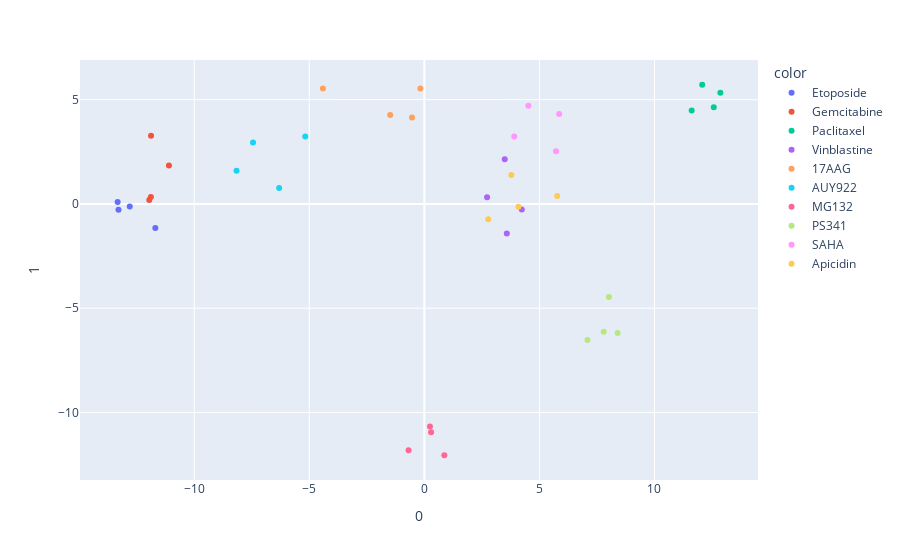

Write notebook code for a chart like this one.
### Code cell
import plotly.express as px
import plotly.graph_objects as go
fig = px.scatter(training_X2, x=0, y=1, color=training_label)


fig.show()

### Figure 1 — Plotly figure (JSON) as saved in the notebook; plotly's stock layout.template omitted (floating-point values rounded to 4 significant figures)
{"data": [{"hovertemplate": "color=Etoposide<br>0=%{x}<br>1=%{y}<extra></extra>", "legendgroup": "Etoposide", "marker": {"color": "#636efa", "symbol": "circle"}, "mode": "markers", "name": "Etoposide", "orientation": "v", "showlegend": true, "type": "scatter", "x": [-13.33, -11.69, -13.29, -12.8], "xaxis": "x", "y": [0.09445, -1.152, -0.2775, -0.1239], "yaxis": "y"}, {"hovertemplate": "color=Gemcitabine<br>0=%{x}<br>1=%{y}<extra></extra>", "legendgroup": "Gemcitabine", "marker": {"color": "#EF553B", "symbol": "circle"}, "mode": "markers", "name": "Gemcitabine", "orientation": "v", "showlegend": true, "type": "scatter", "x": [-11.1, -11.88, -11.88, -11.95], "xaxis": "x", "y": [1.841, 3.274, 0.3343, 0.1845], "yaxis": "y"}, {"hovertemplate": "color=Paclitaxel<br>0=%{x}<br>1=%{y}<extra></extra>", "legendgroup": "Paclitaxel", "marker": {"color": "#00cc96", "symbol": "circle"}, "mode": "markers", "name": "Paclitaxel", "orientation": "v", "showlegend": true, "type": "scatter", "x": [12.86, 12.07, 11.62, 12.58], "xaxis": "x", "y": [5.328, 5.716, 4.477, 4.642], "yaxis": "y"}, {"hovertemplate": "color=Vinblastine<br>0=%{x}<br>1=%{y}<extra></extra>", "legendgroup": "Vinblastine", "marker": {"color": "#ab63fa", "symbol": "circle"}, "mode": "markers", "name": "Vinblastine", "orientation": "v", "showlegend": true, "type": "scatter", "x": [2.726, 4.234, 3.583, 3.494], "xaxis": "x", "y": [0.3155, -0.2677, -1.418, 2.14], "yaxis": "y"}, {"hovertemplate": "color=17AAG<br>0=%{x}<br>1=%{y}<extra></extra>", "legendgroup": "17AAG", "marker": {"color": "#FFA15A", "symbol": "circle"}, "mode": "markers", "name": "17AAG", "orientation": "v", "showlegend": true, "type": "scatter", "x": [-0.1727, -4.408, -1.484, -0.5356], "xaxis": "x", "y": [5.532, 5.536, 4.264, 4.144], "yaxis": "y"}, {"hovertemplate": "color=AUY922<br>0=%{x}<br>1=%{y}<extra></extra>", "legendgroup": "AUY922", "marker": {"color": "#19d3f3", "symbol": "circle"}, "mode": "markers", "name": "AUY922", "orientation": "v", "showlegend": true, "type": "scatter", "x": [-7.446, -5.175, -6.31, -8.162], "xaxis": "x", "y": [2.952, 3.234, 0.7671, 1.593], "yaxis": "y"}, {"hovertemplate": "color=MG132<br>0=%{x}<br>1=%{y}<extra></extra>", "legendgroup": "MG132", "marker": {"color": "#FF6692", "symbol": "circle"}, "mode": "markers", "name": "MG132", "orientation": "v", "showlegend": true, "type": "scatter", "x": [-0.6849, 0.2436, 0.2927, 0.8695], "xaxis": "x", "y": [-11.81, -10.68, -10.95, -12.05], "yaxis": "y"}, {"hovertemplate": "color=PS341<br>0=%{x}<br>1=%{y}<extra></extra>", "legendgroup": "PS341", "marker": {"color": "#B6E880", "symbol": "circle"}, "mode": "markers", "name": "PS341", "orientation": "v", "showlegend": true, "type": "scatter", "x": [8.02, 8.4, 7.089, 7.793], "xaxis": "x", "y": [-4.458, -6.186, -6.53, -6.134], "yaxis": "y"}, {"hovertemplate": "color=SAHA<br>0=%{x}<br>1=%{y}<extra></extra>", "legendgroup": "SAHA", "marker": {"color": "#FF97FF", "symbol": "circle"}, "mode": "markers", "name": "SAHA", "orientation": "v", "showlegend": true, "type": "scatter", "x": [5.723, 4.52, 5.86, 3.906], "xaxis": "x", "y": [2.523, 4.711, 4.309, 3.234], "yaxis": "y"}, {"hovertemplate": "color=Apicidin<br>0=%{x}<br>1=%{y}<extra></extra>", "legendgroup": "Apicidin", "marker": {"color": "#FECB52", "symbol": "circle"}, "mode": "markers", "name": "Apicidin", "orientation": "v", "showlegend": true, "type": "scatter", "x": [2.776, 3.782, 4.087, 5.774], "xaxis": "x", "y": [-0.7373, 1.386, -0.1403, 0.3803], "yaxis": "y"}], "layout": {"legend": {"title": {"text": "color"}, "tracegroupgap": 0}, "margin": {"t": 60}, "xaxis": {"anchor": "y", "domain": [0, 1], "title": {"text": "0"}}, "yaxis": {"anchor": "x", "domain": [0, 1], "title": {"text": "1"}}}}
